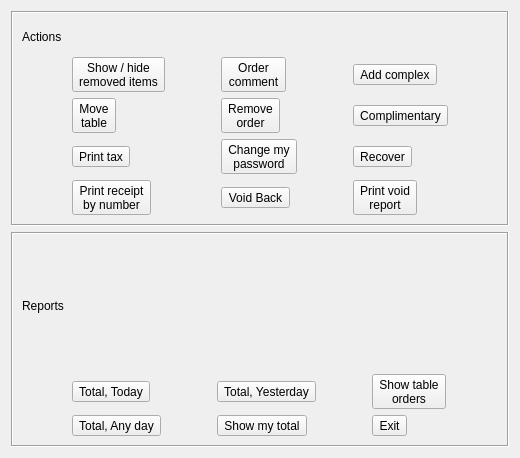
<?xml version="1.0" encoding="UTF-8"?>
<ui version="4.0">
 <class>RTools</class>
 <widget class="QDialog" name="RTools">
  <property name="geometry">
   <rect>
    <x>0</x>
    <y>0</y>
    <width>520</width>
    <height>458</height>
   </rect>
  </property>
  <property name="windowTitle">
   <string>Tools</string>
  </property>
  <layout class="QVBoxLayout" name="verticalLayout">
   <item>
    <widget class="QFrame" name="frame">
     <property name="frameShape">
      <enum>QFrame::Box</enum>
     </property>
     <property name="frameShadow">
      <enum>QFrame::Sunken</enum>
     </property>
     <layout class="QVBoxLayout" name="verticalLayout_2">
      <item>
       <widget class="QLabel" name="label_2">
        <property name="text">
         <string>Actions</string>
        </property>
       </widget>
      </item>
      <item>
       <layout class="QGridLayout" name="gridLayout">
        <item row="1" column="0">
         <widget class="QToolButton" name="btnMoveTable">
          <property name="text">
           <string>Move
table</string>
          </property>
          <property name="icon">
           <iconset resource="res.qrc">
            <normaloff>:/images/transfer.png</normaloff>:/images/transfer.png</iconset>
          </property>
          <property name="toolButtonStyle">
           <enum>Qt::ToolButtonTextUnderIcon</enum>
          </property>
         </widget>
        </item>
        <item row="0" column="1">
         <widget class="QToolButton" name="btnOrderComment">
          <property name="text">
           <string>Order
comment</string>
          </property>
          <property name="icon">
           <iconset resource="res.qrc">
            <normaloff>:/images/mark.png</normaloff>:/images/mark.png</iconset>
          </property>
          <property name="toolButtonStyle">
           <enum>Qt::ToolButtonTextUnderIcon</enum>
          </property>
         </widget>
        </item>
        <item row="1" column="1">
         <widget class="QToolButton" name="btnRemoveOrder">
          <property name="text">
           <string>Remove
order</string>
          </property>
          <property name="icon">
           <iconset resource="res.qrc">
            <normaloff>:/images/garbage.png</normaloff>:/images/garbage.png</iconset>
          </property>
          <property name="toolButtonStyle">
           <enum>Qt::ToolButtonTextUnderIcon</enum>
          </property>
         </widget>
        </item>
        <item row="2" column="1">
         <widget class="QToolButton" name="btnChangePassword">
          <property name="text">
           <string>Change my
password</string>
          </property>
          <property name="icon">
           <iconset resource="res.qrc">
            <normaloff>:/images/lock.png</normaloff>:/images/lock.png</iconset>
          </property>
          <property name="toolButtonStyle">
           <enum>Qt::ToolButtonTextUnderIcon</enum>
          </property>
         </widget>
        </item>
        <item row="0" column="2">
         <widget class="QToolButton" name="btnComplex">
          <property name="text">
           <string>Add complex</string>
          </property>
          <property name="icon">
           <iconset resource="res.qrc">
            <normaloff>:/images/dinner.png</normaloff>:/images/dinner.png</iconset>
          </property>
          <property name="toolButtonStyle">
           <enum>Qt::ToolButtonTextUnderIcon</enum>
          </property>
         </widget>
        </item>
        <item row="0" column="0">
         <widget class="QToolButton" name="btnShowHideRemovedItems">
          <property name="text">
           <string>Show / hide
removed items</string>
          </property>
          <property name="icon">
           <iconset resource="res.qrc">
            <normaloff>:/images/basket.png</normaloff>:/images/basket.png</iconset>
          </property>
          <property name="toolButtonStyle">
           <enum>Qt::ToolButtonTextUnderIcon</enum>
          </property>
         </widget>
        </item>
        <item row="1" column="2">
         <widget class="QToolButton" name="btnCompimentary">
          <property name="text">
           <string>Complimentary</string>
          </property>
          <property name="icon">
           <iconset resource="res.qrc">
            <normaloff>:/images/gift.png</normaloff>:/images/gift.png</iconset>
          </property>
          <property name="toolButtonStyle">
           <enum>Qt::ToolButtonTextUnderIcon</enum>
          </property>
         </widget>
        </item>
        <item row="2" column="0">
         <widget class="QToolButton" name="btnTax">
          <property name="text">
           <string>Print tax</string>
          </property>
          <property name="icon">
           <iconset resource="res.qrc">
            <normaloff>:/images/tax.png</normaloff>:/images/tax.png</iconset>
          </property>
          <property name="toolButtonStyle">
           <enum>Qt::ToolButtonTextUnderIcon</enum>
          </property>
         </widget>
        </item>
        <item row="2" column="2">
         <widget class="QToolButton" name="btnRecover">
          <property name="text">
           <string>Recover</string>
          </property>
          <property name="icon">
           <iconset resource="res.qrc">
            <normaloff>:/images/heart-pulses.png</normaloff>:/images/heart-pulses.png</iconset>
          </property>
          <property name="toolButtonStyle">
           <enum>Qt::ToolButtonTextUnderIcon</enum>
          </property>
         </widget>
        </item>
        <item row="3" column="0">
         <widget class="QToolButton" name="btnPrintAnyReport">
          <property name="text">
           <string>Print receipt
by number</string>
          </property>
          <property name="icon">
           <iconset resource="res.qrc">
            <normaloff>:/images/invoice.png</normaloff>:/images/invoice.png</iconset>
          </property>
          <property name="toolButtonStyle">
           <enum>Qt::ToolButtonTextUnderIcon</enum>
          </property>
         </widget>
        </item>
        <item row="3" column="1">
         <widget class="QToolButton" name="btnVoidBack">
          <property name="text">
           <string>Void Back</string>
          </property>
          <property name="icon">
           <iconset resource="res.qrc">
            <normaloff>:/images/recycle.png</normaloff>:/images/recycle.png</iconset>
          </property>
          <property name="toolButtonStyle">
           <enum>Qt::ToolButtonTextUnderIcon</enum>
          </property>
         </widget>
        </item>
        <item row="3" column="2">
         <widget class="QToolButton" name="btnPrintVoid">
          <property name="text">
           <string>Print void
report</string>
          </property>
          <property name="icon">
           <iconset resource="res.qrc">
            <normaloff>:/images/recycle.png</normaloff>:/images/recycle.png</iconset>
          </property>
          <property name="toolButtonStyle">
           <enum>Qt::ToolButtonTextUnderIcon</enum>
          </property>
         </widget>
        </item>
       </layout>
      </item>
     </layout>
    </widget>
   </item>
   <item>
    <widget class="QFrame" name="frame_2">
     <property name="frameShape">
      <enum>QFrame::Box</enum>
     </property>
     <property name="frameShadow">
      <enum>QFrame::Sunken</enum>
     </property>
     <layout class="QVBoxLayout" name="verticalLayout_3">
      <item>
       <widget class="QLabel" name="label">
        <property name="text">
         <string>Reports</string>
        </property>
       </widget>
      </item>
      <item>
       <layout class="QGridLayout" name="gridLayout_2">
        <item row="1" column="2">
         <widget class="QToolButton" name="btnExit">
          <property name="text">
           <string>Exit</string>
          </property>
          <property name="icon">
           <iconset resource="res.qrc">
            <normaloff>:/images/exit.png</normaloff>:/images/exit.png</iconset>
          </property>
          <property name="toolButtonStyle">
           <enum>Qt::ToolButtonTextUnderIcon</enum>
          </property>
         </widget>
        </item>
        <item row="0" column="2">
         <widget class="QToolButton" name="btnShowTableOrders">
          <property name="text">
           <string>Show table
orders</string>
          </property>
          <property name="icon">
           <iconset resource="res.qrc">
            <normaloff>:/images/invoice.png</normaloff>:/images/invoice.png</iconset>
          </property>
          <property name="toolButtonStyle">
           <enum>Qt::ToolButtonTextUnderIcon</enum>
          </property>
         </widget>
        </item>
        <item row="0" column="0">
         <widget class="QToolButton" name="btnTotalReport">
          <property name="text">
           <string>Total, Today</string>
          </property>
          <property name="icon">
           <iconset resource="res.qrc">
            <normaloff>:/images/money_calculator.png</normaloff>:/images/money_calculator.png</iconset>
          </property>
          <property name="toolButtonStyle">
           <enum>Qt::ToolButtonTextUnderIcon</enum>
          </property>
         </widget>
        </item>
        <item row="0" column="1">
         <widget class="QToolButton" name="btnTotalYesterday">
          <property name="text">
           <string>Total, Yesterday</string>
          </property>
          <property name="icon">
           <iconset resource="res.qrc">
            <normaloff>:/images/money_calculator.png</normaloff>:/images/money_calculator.png</iconset>
          </property>
          <property name="toolButtonStyle">
           <enum>Qt::ToolButtonTextUnderIcon</enum>
          </property>
         </widget>
        </item>
        <item row="1" column="1">
         <widget class="QToolButton" name="btnShowNyTotal">
          <property name="text">
           <string>Show my total</string>
          </property>
          <property name="icon">
           <iconset resource="res.qrc">
            <normaloff>:/images/money_calculator.png</normaloff>:/images/money_calculator.png</iconset>
          </property>
          <property name="toolButtonStyle">
           <enum>Qt::ToolButtonTextUnderIcon</enum>
          </property>
         </widget>
        </item>
        <item row="1" column="0">
         <widget class="QToolButton" name="btnTotalReportAnyDay">
          <property name="text">
           <string>Total, Any day</string>
          </property>
          <property name="icon">
           <iconset resource="res.qrc">
            <normaloff>:/images/money_calculator.png</normaloff>:/images/money_calculator.png</iconset>
          </property>
          <property name="toolButtonStyle">
           <enum>Qt::ToolButtonTextUnderIcon</enum>
          </property>
         </widget>
        </item>
       </layout>
      </item>
     </layout>
    </widget>
   </item>
  </layout>
 </widget>
 <resources>
  <include location="res.qrc"/>
 </resources>
 <connections/>
</ui>
